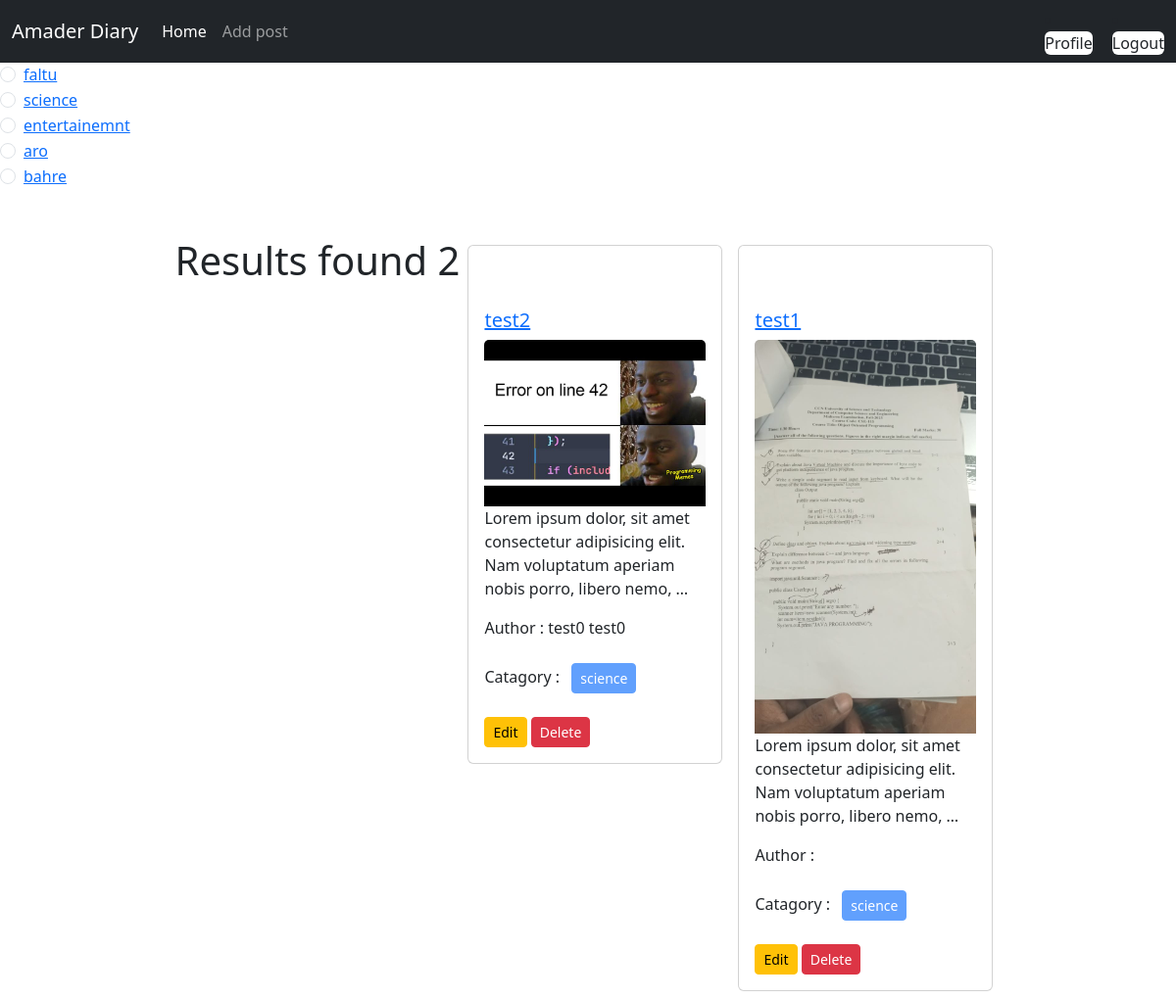
Screenshot of /category/science/ (signed in) with the database file from the repository.
### catagories/models.py (models this page shows, shortened)
class Catagory(models.Model):
    name = models.CharField(max_length=100)
    slug = models.SlugField(max_length=100,unique=True,null=True,blank=True)

### posts/models.py (models this page shows, shortened)
class post(models.Model):
    title = models.CharField(max_length=50)
    content = models.TextField()
    catagory = models.ManyToManyField(Catagory)
    author = models.ForeignKey(User,on_delete=models.CASCADE)
    image= models.ImageField(upload_to='posts/media/uploads/',blank=True,null=True)

### blog_project/views.py (the view)
# urls.py: path('', views.home,name='homepage'),
def home(request,catagory_slug=None):
    data = post.objects.all()
    if catagory_slug is not None:
        ctg= Catagory.objects.get(slug = catagory_slug) #reciving data from category
        data = post.objects.filter(catagory = ctg)
    categories = Catagory.objects.all()
    return render(request,"./home.html",{'data':data,'category':categories})

### templates/home.html
{% extends 'base.html' %}
{% load crispy_forms_tags %}
{% block content %}
{% for ctg in category %}
<div class="form-check">
  <input class="form-check-input" type="radio" name="flexRadioDefault" id="{{ctg.id}}">
  <label class="form-check-label" for="flexRadioDefault1">
    <a href="{% url 'category_wise_post' ctg.slug %}">{{ctg.name}}</a>
  </label>
</div>
{% endfor %}
<div class="d-flex flex-wrap justify-content-center px-5 pt-5">
  <div><h1>Results found {{data | length}} </h1></div>
{% for Data in data %}
<div class="col-sm-3">
    <div class="card m-2 pt-5">
      <div class="card-body">
        <h5 class="card-title"><a href="{% url 'postDetailsView' Data.id %}">{{Data.title}}</a></h5>
    {% if Data.image %}
    <img src="{{ Data.image.url }}" class="card-img-top" alt="...">
    {% else %}
    <p>No Image</p>
    {% endif %}
        <p class="card-text">{{Data.content | truncatewords:15}}</p>
        <p>Author : {{Data.author.first_name}}  {{Data.author.last_name}}</p>
        <p>Catagory :
        {% for cat in Data.catagory.all %}
        <button class="btn btn-primary btn-sm m-2" disabled >{{cat.name}} </button>
        {% endfor %}
        </p>
        <a href="{% url 'edit_post' Data.id %}" class="btn btn-warning btn-sm">Edit</a>
        <a href="{% url 'delete_post' Data.id  %}" class="btn btn-danger btn-sm">Delete</a>
      </div>
    </div>
  </div>
{% endfor %}
  </div>
{% endblock  %}

### rows the page displays
Catagory: name "faltu"
Catagory: name "science"
Catagory: name "entertainemnt"
Catagory: name "aro"
Catagory: name "bahre"
post: title "test2", image (picture), content "Lorem ipsum dolor, sit amet consectetur adipisicing elit. Nam voluptatum aperiam nobis porro, libero nemo, …", author.first_name "test0", author.last_name "test0"
post: title "test1", image (picture), content "Lorem ipsum dolor, sit amet consectetur adipisicing elit. Nam voluptatum aperiam nobis porro, libero nemo, …"

### other values shown
{{ data | length }} "2"
